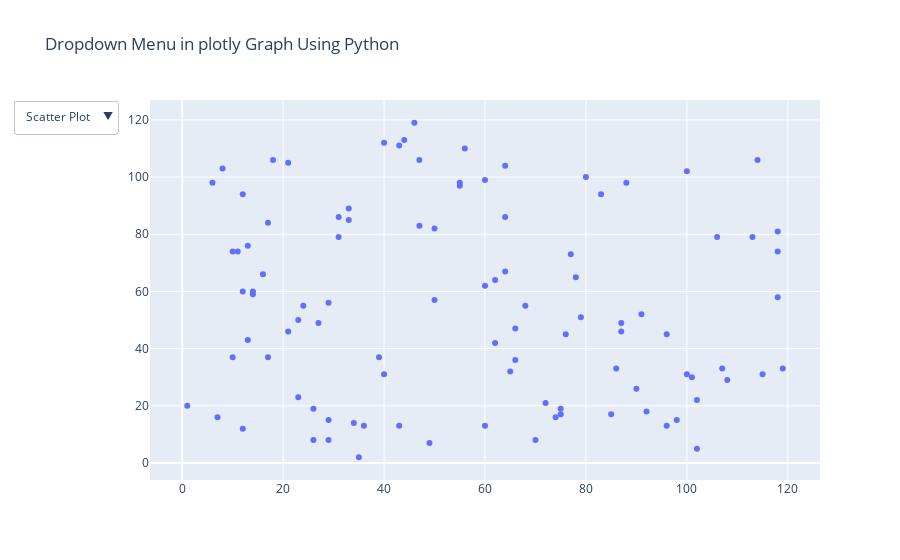

Notebook code for this chart:
### Markdown cell above
### Graph clustering

### Code cell
import plotly.graph_objects as px
import numpy as np
 
 
np.random.seed(52)
 
random_x = np.random.randint(1, 120, 100)
random_y = np.random.randint(1, 120, 100)
 
fig = px.Figure(data=[px.Scatter(
	x=random_x,
	y=random_y,
	mode='markers',)
])
 
fig.update_layout(
	updatemenus=[
		dict(
		buttons=list([
			dict(
			args=["type", "scatter"],
			label="Scatter Plot",
			method="restyle"
			),
                        dict(
                        args=["type", "box"],
                        label="Box Plot",
                        method="restyle"
                        ),
			dict(
			args=["type", "bar"],
			label="Bar Plot",
			method="restyle"
			)
			]),
			direction="down",
		    ),
	      ],
      title = "Dropdown Menu in plotly Graph Using Python"
)
 
fig.show()

### Figure 1 — Plotly figure (JSON) as saved in the notebook; plotly's stock layout.template omitted (floating-point values rounded to 4 significant figures)
{"data": [{"mode": "markers", "type": "scatter", "x": [118, 29, 12, 14, 24, 87, 29, 33, 70, 107, 12, 92, 36, 100, 98, 100, 34, 6, 114, 17, 12, 113, 55, 47, 43, 62, 46, 80, 55, 77, 64, 40, 101, 23, 72, 40, 8, 64, 21, 35, 118, 44, 79, 85, 75, 65, 60, 64, 66, 115, 102, 83, 7, 26, 87, 16, 96, 86, 27, 1, 91, 39, 31, 50, 10, 88, 18, 106, 75, 119, 26, 90, 96, 11, 14, 66, 118, 47, 60, 13, 21, 76, 43, 10, 17, 23, 13, 29, 68, 56, 49, 108, 31, 62, 33, 74, 102, 78, 50, 60], "y": [58, 56, 60, 60, 55, 46, 8, 85, 8, 33, 94, 18, 13, 102, 15, 31, 14, 98, 106, 37, 12, 79, 97, 106, 111, 64, 119, 100, 98, 73, 104, 31, 30, 23, 21, 112, 103, 86, 105, 2, 81, 113, 51, 17, 19, 32, 13, 67, 36, 31, 5, 94, 16, 8, 49, 66, 13, 33, 49, 20, 52, 37, 86, 82, 37, 98, 106, 79, 17, 33, 19, 26, 45, 74, 59, 47, 74, 83, 62, 76, 46, 45, 13, 74, 84, 50, 43, 15, 55, 110, 7, 29, 79, 42, 89, 16, 22, 65, 57, 99]}], "layout": {"title": {"text": "Dropdown Menu in plotly Graph Using Python"}, "updatemenus": [{"buttons": [{"args": ["type", "scatter"], "label": "Scatter Plot", "method": "restyle"}, {"args": ["type", "box"], "label": "Box Plot", "method": "restyle"}, {"args": ["type", "bar"], "label": "Bar Plot", "method": "restyle"}], "direction": "down"}]}}
